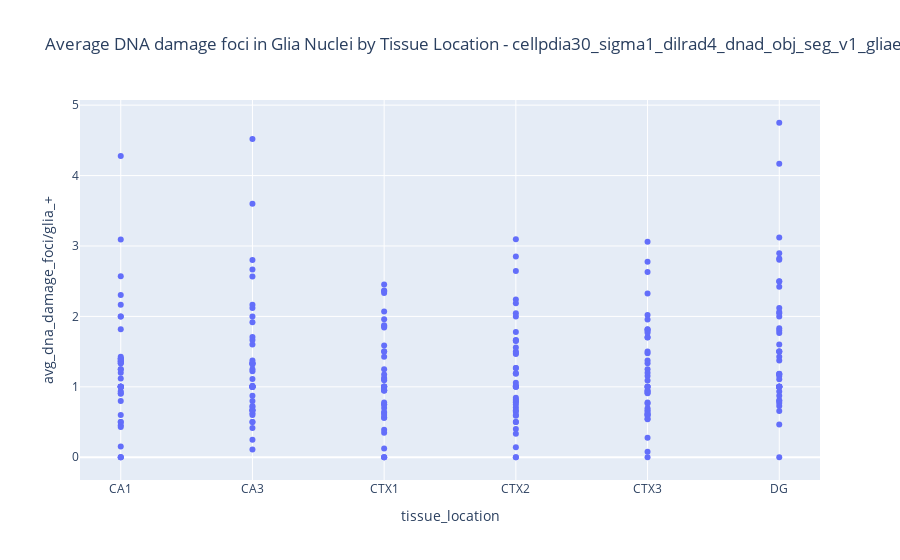

The cell this chart's notebook holds for it:
### Code cell
# Create the plot
fig = px.scatter(df, x='tissue_location', y='avg_dna_damage_foci/glia_+',
                 hover_data=['staining_id','index','filename'], title=f"Average DNA damage foci in Glia Nuclei by Tissue Location - {title}")

# Show the plot
fig.show()

### Figure 1 — Plotly figure (JSON) as saved in the notebook; plotly's stock layout.template omitted (floating-point values rounded to 4 significant figures; data arrays with more than 128 entries replaced by an {"elided": "..."} marker saying what was removed)
{"data": [{"customdata": {"elided": "252x3 mixed values"}, "hovertemplate": "tissue_location=%{x}<br>avg_dna_damage_foci/glia_+=%{y}<br>staining_id=%{customdata[0]}<br>index=%{customdata[1]}<br>filename=%{customdata[2]}<extra></extra>", "legendgroup": "", "marker": {"color": "#636efa", "symbol": "circle"}, "mode": "markers", "name": "", "orientation": "v", "showlegend": false, "type": "scatter", "x": {"elided": "252 str values"}, "xaxis": "x", "y": {"elided": "252 float values"}, "yaxis": "y"}], "layout": {"legend": {"tracegroupgap": 0}, "title": {"text": "Average DNA damage foci in Glia Nuclei by Tissue Location - cellpdia30_sigma1_dilrad4_dnad_obj_seg_v1_gliaero6_gliathr20_dnadero2"}, "xaxis": {"anchor": "y", "domain": [0, 1], "title": {"text": "tissue_location"}}, "yaxis": {"anchor": "x", "domain": [0, 1], "title": {"text": "avg_dna_damage_foci/glia_+"}}}}
